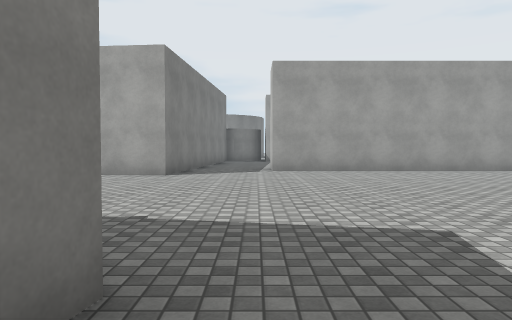
View 1 (above)

24 first-person views from a walk through a Unity game level. The camera is 1.3 m above the floor, tilts 2° down and sees 70° across. The floor is counted in squares, 2 m on a side. Each view is taken from the middle of a square. On the plan, view 1 faces up. The plan holds only what a view shows up to about 11 squares ahead; the rest is blank. The place goes on beyond the plan. Surface patterns are stand-ins for the level's own textures.

View 2
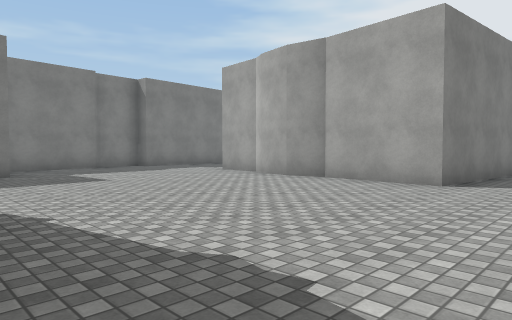

View 3
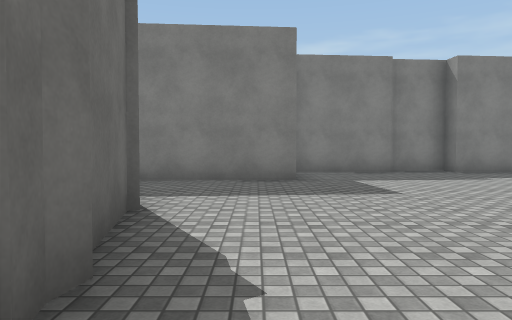

View 4
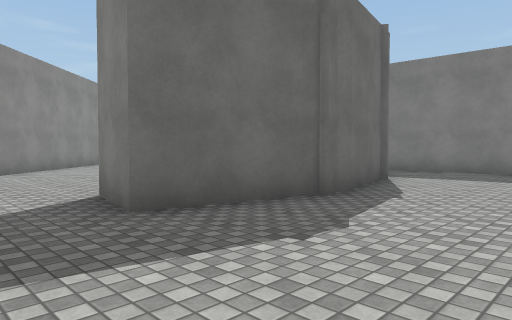

View 5
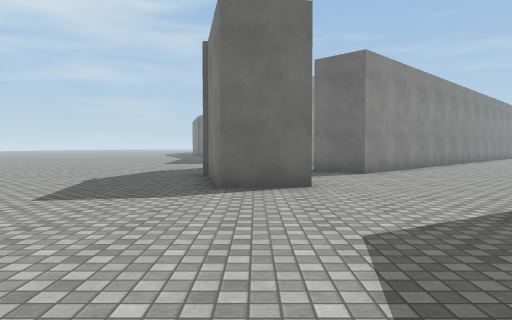

View 6
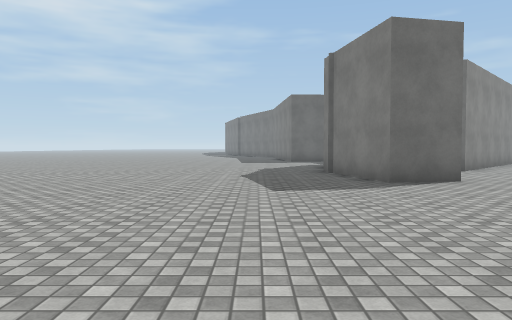

View 7
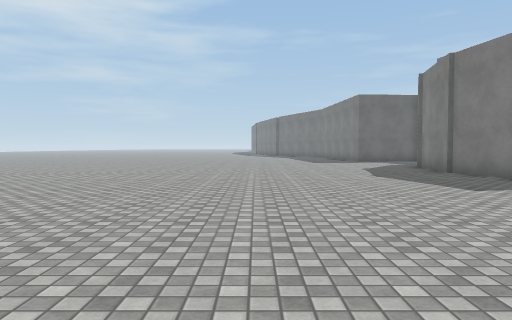

View 8
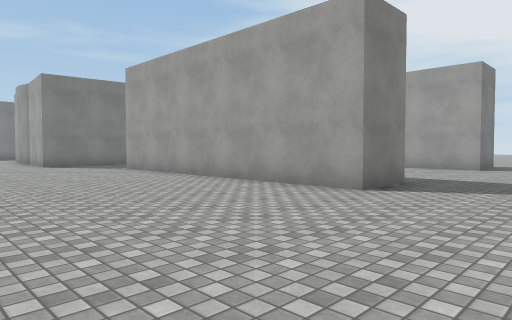

View 9
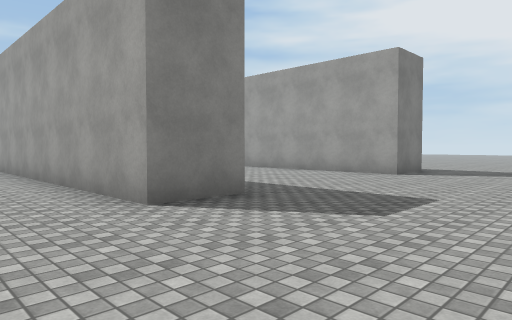

View 10
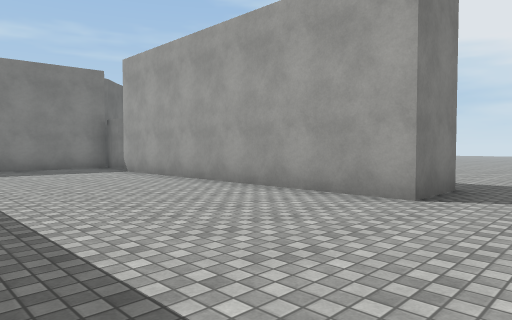

View 11
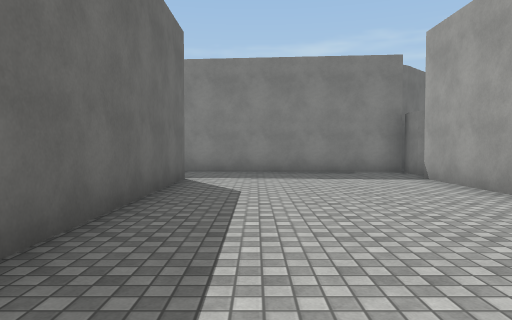

View 12
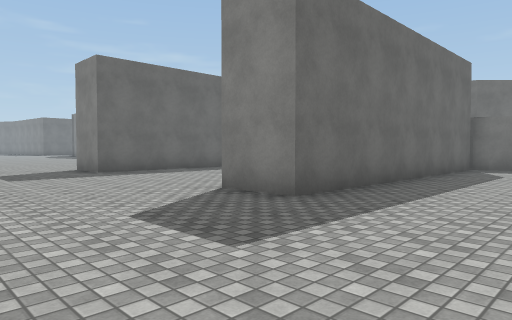

View 13
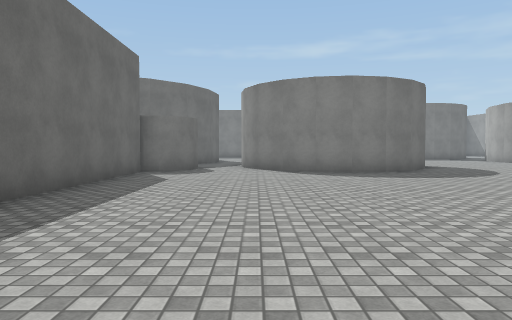

View 14
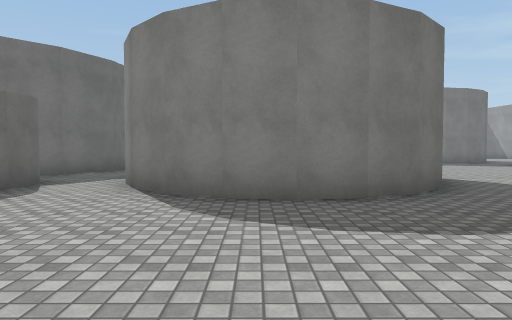

View 15
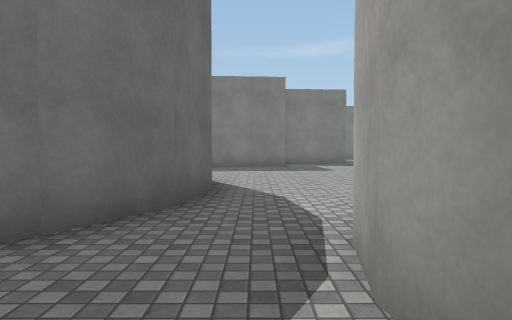

View 16
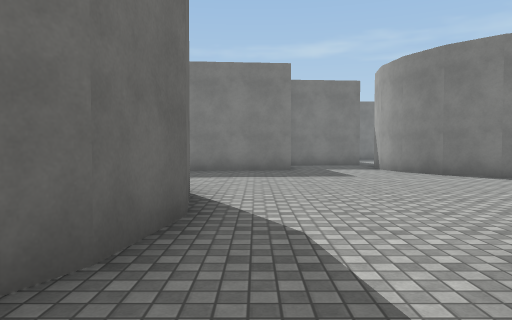

View 17
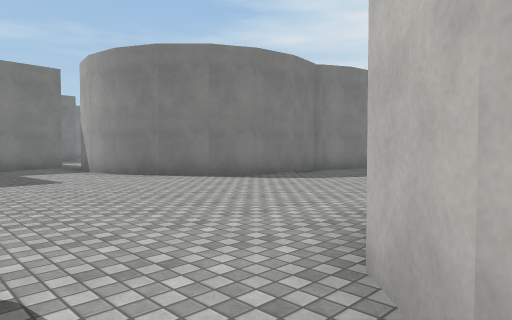

View 18
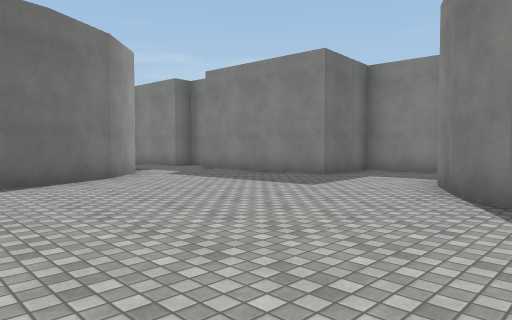

View 19
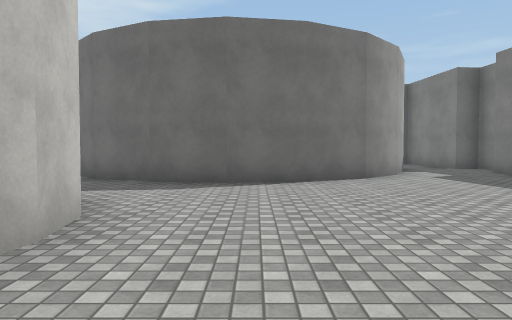

View 20
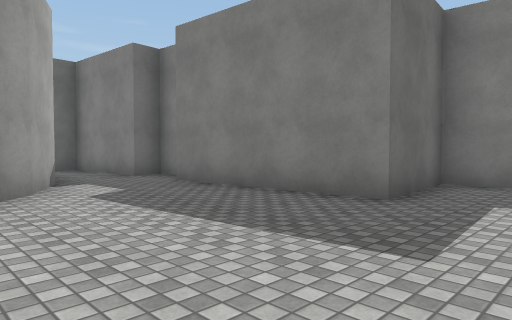

View 21
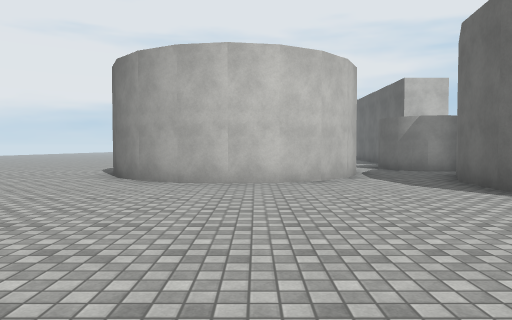

View 22
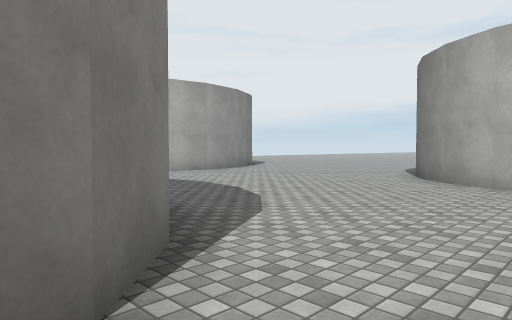

View 23
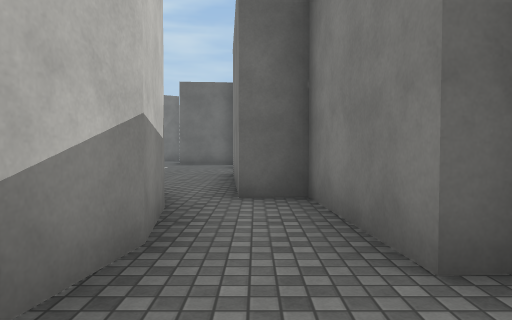

View 24
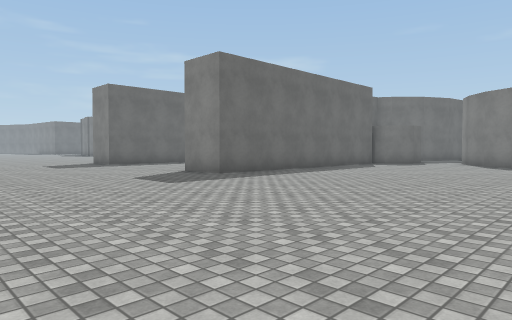

### Floor plan
Ten units are one square. View 1 is at (0, 0); x grows to the right and y downward. Boxes are objects, and circles mark ways between rooms. Rooms are numbered by the first view taken in them; rooms with no view inside come last. Other rooms are left out.
<svg viewBox="-165 -279 253 355">
<path fill="none" stroke="#000" d="M4 -115 83 -115 83 -100 5 -100 5 -109M-45 -87 -55 -85 -64 -87 -69 -89 -85 -90M-5 -168 -10 -168M-39 -22 -7 -16 -10 0M10 20 26 17 32 48M-14 -167 -21 -84 -46 -87M0 -188 2 -184M32 42 28 60M-20 -187 -17 -190 -10 -194 -3 -190 1 -186 2 -180 83 -180 83 -165 4 -165M-12 -193 -4 -192M-63 -16 -32 -22M-16 -192 -8 -193M-93 -39 -90 -3M-115 -66 -113 -40M-29 71 -6 49 5 60M-118 -121 -114 -82 -119 -81 -118 -66M-8 -260 -1 -253 4 -244 5 -235 4 -226 -1 -217 -7 -211 -16 -206 -25 -205M-43 -259 -33 -264M-50 -191 -37 -184 -30 -178M-25 -205 -34 -206 -43 -211M-23 -182 -19 -189M-23 -180 -22 -186M-43 -211 -49 -217 -54 -226 -55 -235 -54 -244 -49 -253 -43 -259M-99 -274 -101 -262 -107 -252 -115 -243 -125 -238 -137 -236 -148 -238M-111 -160 -103 -174 -93 -184 -80 -191 -65 -193 -50 -191M-160 -237 -158 -208 -133 -210 -130 -168M-137 -158 -136 -151 -129 -152 -126 -123 -117 -124M-110 -131 -113 -146 -111 -157"/>
<circle cx="-20" cy="-200" r="3" fill="#2a7"/>
<circle cx="-40" cy="-270" r="3" fill="#2a7"/>
<circle cx="-40" cy="-200" r="3" fill="#2a7"/>
<circle cx="-120" cy="-170" r="3" fill="#2a7"/>
<text x="50" y="-80">1</text>
<text x="-40" y="-200">2</text>
<text x="-90" y="-220">3</text>
<text x="-120" y="-150">4</text>
</svg>
Room 1 opens to room 2. Room 1 opens to room 3. Room 2 opens to room 3. Room 3 opens to room 4.

Where each view was taken, in squares from view 1:
view 1: 0 up, 0 right, facing up
view 2: 2 up, 0 right, facing up-left
view 3: 3 up, 2 left, facing left
view 4: 5 up, 1 right, facing down-left
view 5: 4 up, 2 right, facing down
view 6: 5 up, 5 right, facing down
view 7: 5 up, 8 right, facing down
view 8: 5 up, 11 right, facing up-left
view 9: 8 up, 12 right, facing up-left
view 10: 12 up, 10 right, facing up-left
view 11: 13 up, 8 right, facing left
view 12: 21 up, 12 right, facing down-left
view 13: 21 up, 10 right, facing left
view 14: 23 up, 5 right, facing left
view 15: 20 up, 1 left, facing left
view 16: 20 up, 3 left, facing left
view 17: 20 up, 4 left, facing up-left
view 18: 26 up, 6 left, facing down-left
view 19: 26 up, 7 left, facing down
view 20: 23 up, 9 left, facing down-left
view 21: 23 up, 12 left, facing right
view 22: 23 up, 12 left, facing up-right
view 23: 17 up, 12 left, facing down
view 24: 25 up, 14 right, facing down-left
